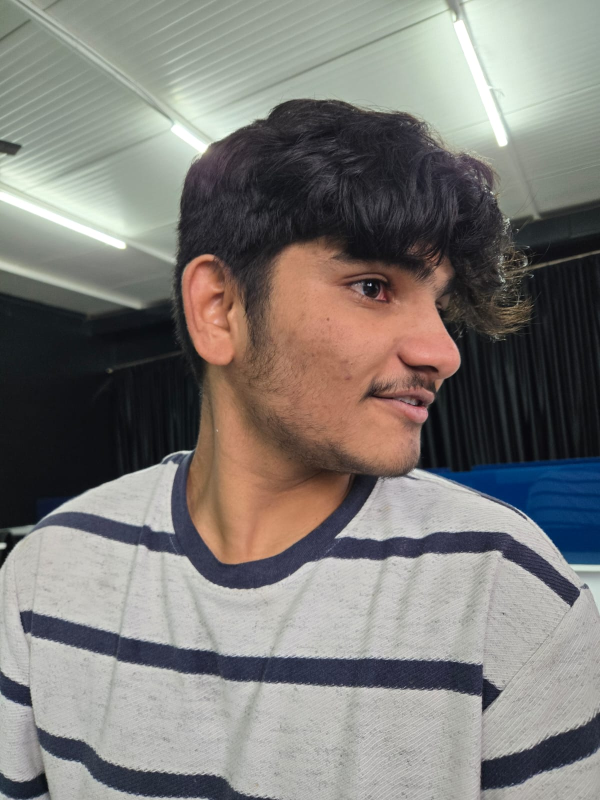
#> input picture data/enrollments/sahadheep/WhatsApp Image 2025-11-30 at 2.28.07 PM.jpeg, 1200 x 1600 px (shown at 1/2 size)
$ python -i spoof_detector.py   (imports and definitions only)
#> lines starting #> are read from the running program, lines starting #| are printed output that depends on the picture
#> further down, picture is the input picture: shape (1600, 1200, 3); mean B, G, R 119.5, 123.1, 126.1
import cv2
import numpy as np

def is_spoof(frame):
    if frame is None:
        return True

    gray = cv2.cvtColor(frame, cv2.COLOR_BGR2GRAY)
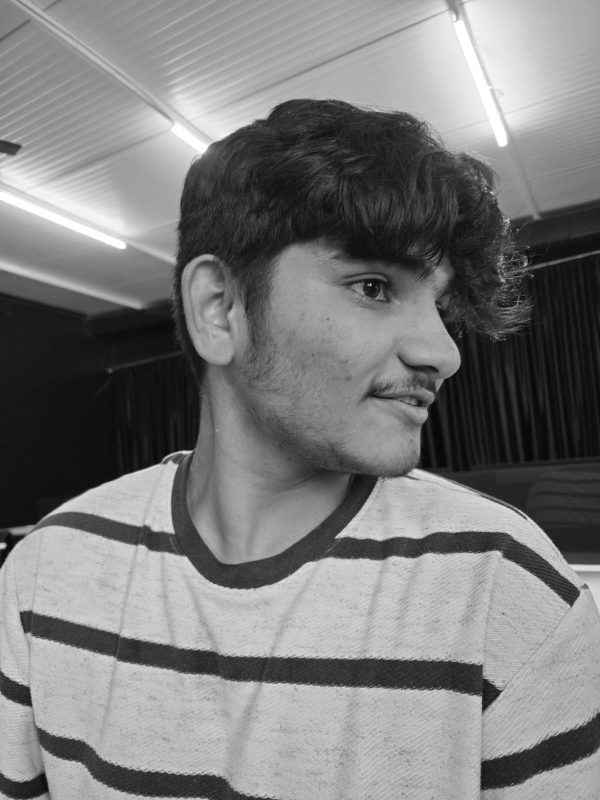
#> gray: shape (1600, 1200) (shown at 1/2 size); min 0, max 255, mean 123.6
    gray = cv2.resize(gray, (120, 120))
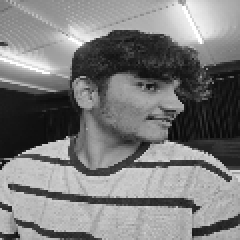
#> gray: shape (120, 120) (shown 2 times larger); min 8, max 255, mean 123.7

    f = np.fft.fft2(gray)
    fshift = np.fft.fftshift(f)

    magnitude = 20 * np.log(np.abs(fshift) + 1e-9)
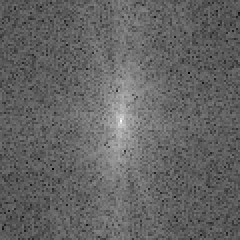
#> magnitude: shape (120, 120) float64 (shown 2 times larger); min 56.42, max 287.9, mean 147.5; drawn with min black and max white

    mean_val = np.mean(magnitude)
#> mean_val = 147.5
    var_val = np.var(magnitude)
#> var_val = 356.2

    # If too smooth → printed photo
    if mean_val < 5 or var_val < 20:
        return True
    return False

>>> import cv2
>>> picture = cv2.imread('../data/enrollments/sahadheep/WhatsApp Image 2025-11-30 at 2.28.07 PM.jpeg')
>>> result = is_spoof(picture)
#> result = False

$ run again, on data/enrollments/sahadheep/WhatsApp Image 2025-11-30 at 2.28.08 PM.jpeg
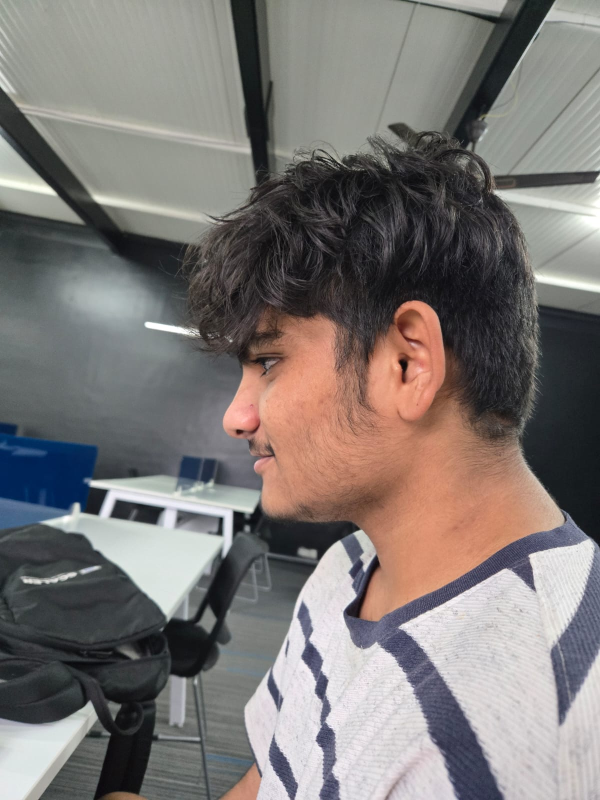
#> input picture data/enrollments/sahadheep/WhatsApp Image 2025-11-30 at 2.28.08 PM.jpeg, 1200 x 1600 px (shown at 1/2 size)
#> picture is the input picture: shape (1600, 1200, 3); mean B, G, R 117, 119.3, 124.7
#> in is_spoof, `gray = cv2.resize(gray, (120, 120))`:
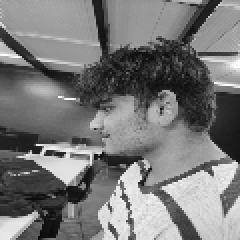
#> gray: shape (120, 120) (shown 2 times larger); min 10, max 255, mean 120.6
#> in is_spoof, `magnitude = 20 * np.log(np.abs(fshift) + 1e-9)`:
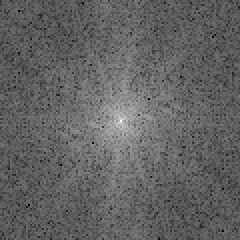
#> magnitude: shape (120, 120) float64 (shown 2 times larger); min 63.37, max 287.4, mean 150.6; drawn with min black and max white
#> mean_val = 150.6
#> var_val = 330.6
#> result = False

$ run again, on data/enrollments/sahadheep/WhatsApp Image 2025-11-30 at 2.28.08 PM (1).jpeg
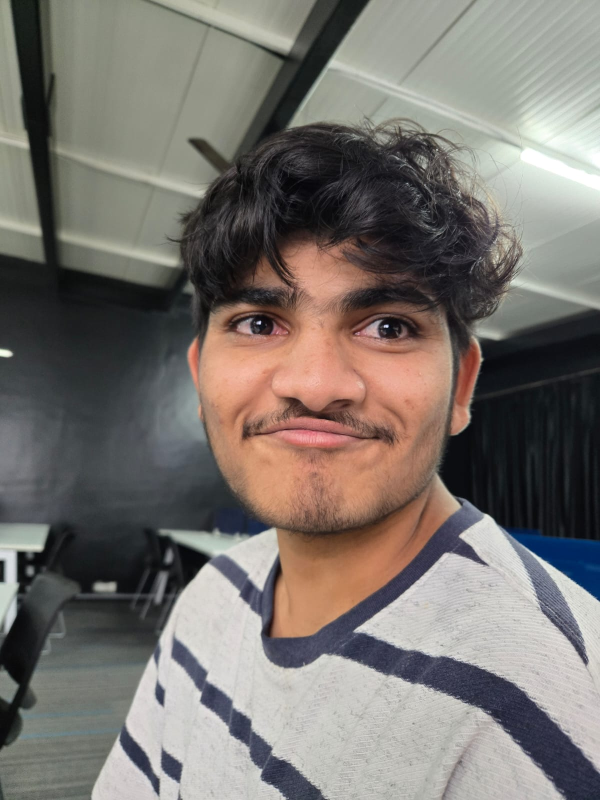
#> input picture data/enrollments/sahadheep/WhatsApp Image 2025-11-30 at 2.28.08 PM (1).jpeg, 1200 x 1600 px (shown at 1/2 size)
#> picture is the input picture: shape (1600, 1200, 3); mean B, G, R 110.4, 115.4, 121.2
#> in is_spoof, `gray = cv2.resize(gray, (120, 120))`:
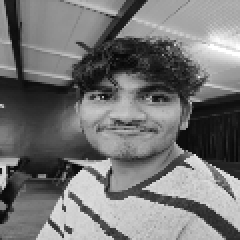
#> gray: shape (120, 120) (shown 2 times larger); min 6, max 255, mean 116.6
#> in is_spoof, `magnitude = 20 * np.log(np.abs(fshift) + 1e-9)`:
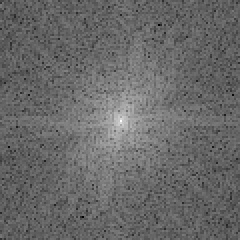
#> magnitude: shape (120, 120) float64 (shown 2 times larger); min 52.64, max 286.7, mean 149.3; drawn with min black and max white
#> mean_val = 149.3
#> var_val = 334.7
#> result = False
